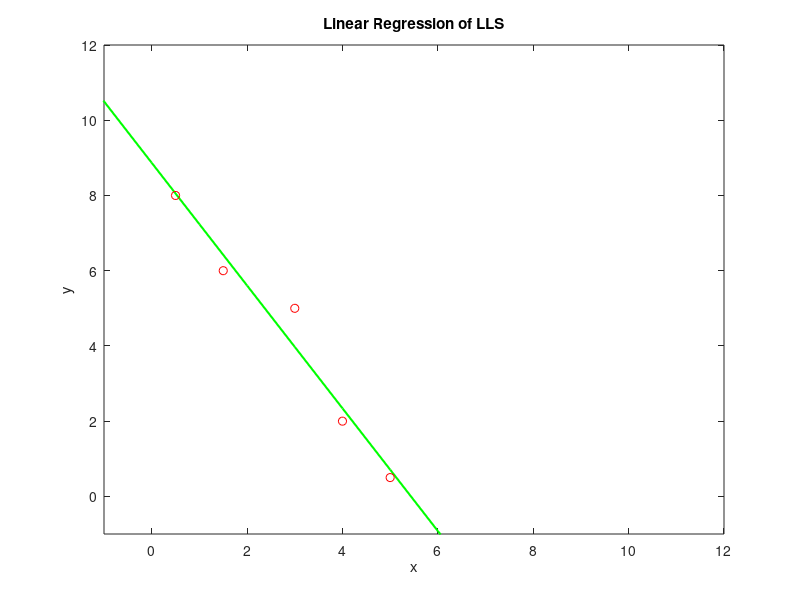

Write the MATLAB code that produced this figure.
%init
clc;clf;clear;

x=[1,0.5;1,1.5;1,3;1,4.0;1,5.0];
d=[8.0;6.0;5;2;0.5];
%temp variables%
temp_1=x'*x;
temp_2=temp_1^-1;
temp_3=temp_2*x'*d;

w=temp_3(2);
b=temp_3(1);
%Plot Trajectory of weights
figure(1);
x=-10:10;
y=w.*x+b;
plot(x,y,'color','g','LineWidth',1.5);
hold on;
scatter([0.5,1.5,3,4.0,5.0],[8.0,6.0,5,2,0.5],'r','o');
axis([-1,12,-1,12]);
title('Linear Regression of LLS');
xlabel('x');
ylabel('y');
